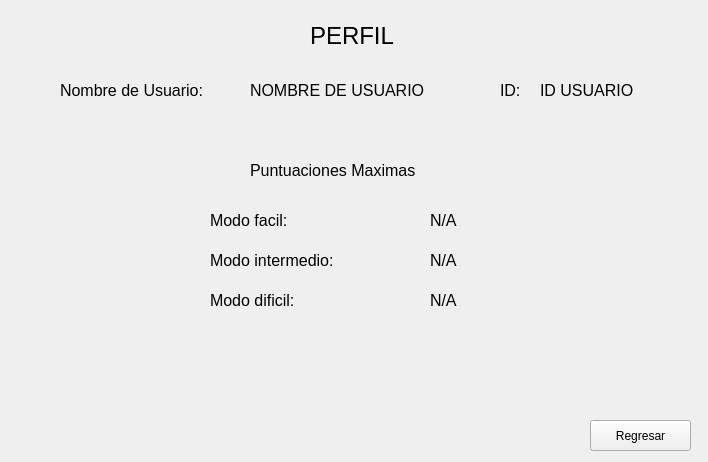
<?xml version="1.0" encoding="UTF-8"?>
<ui version="4.0">
 <class>FrmPerfilUsuario</class>
 <widget class="QWidget" name="FrmPerfilUsuario">
  <property name="geometry">
   <rect>
    <x>0</x>
    <y>0</y>
    <width>708</width>
    <height>462</height>
   </rect>
  </property>
  <property name="windowTitle">
   <string>Form</string>
  </property>
  <widget class="QLabel" name="label">
   <property name="geometry">
    <rect>
     <x>310</x>
     <y>10</y>
     <width>91</width>
     <height>51</height>
    </rect>
   </property>
   <property name="font">
    <font>
     <pointsize>18</pointsize>
    </font>
   </property>
   <property name="text">
    <string>PERFIL</string>
   </property>
  </widget>
  <widget class="QLabel" name="label_2">
   <property name="geometry">
    <rect>
     <x>60</x>
     <y>80</y>
     <width>191</width>
     <height>20</height>
    </rect>
   </property>
   <property name="font">
    <font>
     <pointsize>12</pointsize>
    </font>
   </property>
   <property name="text">
    <string>Nombre de Usuario: </string>
   </property>
  </widget>
  <widget class="QLabel" name="label_3">
   <property name="geometry">
    <rect>
     <x>500</x>
     <y>80</y>
     <width>41</width>
     <height>20</height>
    </rect>
   </property>
   <property name="font">
    <font>
     <pointsize>12</pointsize>
    </font>
   </property>
   <property name="text">
    <string>ID: </string>
   </property>
  </widget>
  <widget class="QLabel" name="lblNombreUsuario">
   <property name="geometry">
    <rect>
     <x>250</x>
     <y>80</y>
     <width>211</width>
     <height>20</height>
    </rect>
   </property>
   <property name="font">
    <font>
     <pointsize>12</pointsize>
    </font>
   </property>
   <property name="text">
    <string>NOMBRE DE USUARIO</string>
   </property>
  </widget>
  <widget class="QLabel" name="lblId">
   <property name="geometry">
    <rect>
     <x>540</x>
     <y>80</y>
     <width>111</width>
     <height>20</height>
    </rect>
   </property>
   <property name="font">
    <font>
     <pointsize>12</pointsize>
    </font>
   </property>
   <property name="text">
    <string>ID USUARIO</string>
   </property>
  </widget>
  <widget class="QLabel" name="label_4">
   <property name="geometry">
    <rect>
     <x>250</x>
     <y>160</y>
     <width>211</width>
     <height>21</height>
    </rect>
   </property>
   <property name="font">
    <font>
     <pointsize>12</pointsize>
    </font>
   </property>
   <property name="text">
    <string>Puntuaciones Maximas</string>
   </property>
  </widget>
  <widget class="QLabel" name="label_5">
   <property name="geometry">
    <rect>
     <x>210</x>
     <y>210</y>
     <width>101</width>
     <height>20</height>
    </rect>
   </property>
   <property name="font">
    <font>
     <pointsize>12</pointsize>
    </font>
   </property>
   <property name="text">
    <string>Modo facil:</string>
   </property>
  </widget>
  <widget class="QLabel" name="label_6">
   <property name="geometry">
    <rect>
     <x>210</x>
     <y>250</y>
     <width>171</width>
     <height>20</height>
    </rect>
   </property>
   <property name="font">
    <font>
     <pointsize>12</pointsize>
    </font>
   </property>
   <property name="text">
    <string>Modo intermedio:</string>
   </property>
  </widget>
  <widget class="QLabel" name="label_7">
   <property name="geometry">
    <rect>
     <x>210</x>
     <y>290</y>
     <width>121</width>
     <height>20</height>
    </rect>
   </property>
   <property name="font">
    <font>
     <pointsize>12</pointsize>
    </font>
   </property>
   <property name="text">
    <string>Modo dificil:</string>
   </property>
  </widget>
  <widget class="QLabel" name="lblFacil">
   <property name="geometry">
    <rect>
     <x>430</x>
     <y>210</y>
     <width>41</width>
     <height>20</height>
    </rect>
   </property>
   <property name="font">
    <font>
     <pointsize>12</pointsize>
    </font>
   </property>
   <property name="text">
    <string>N/A</string>
   </property>
  </widget>
  <widget class="QLabel" name="lblIntermedio">
   <property name="geometry">
    <rect>
     <x>430</x>
     <y>250</y>
     <width>41</width>
     <height>20</height>
    </rect>
   </property>
   <property name="font">
    <font>
     <pointsize>12</pointsize>
    </font>
   </property>
   <property name="text">
    <string>N/A</string>
   </property>
  </widget>
  <widget class="QLabel" name="lblDificil">
   <property name="geometry">
    <rect>
     <x>430</x>
     <y>290</y>
     <width>41</width>
     <height>20</height>
    </rect>
   </property>
   <property name="font">
    <font>
     <pointsize>12</pointsize>
    </font>
   </property>
   <property name="text">
    <string>N/A</string>
   </property>
  </widget>
  <widget class="QPushButton" name="btnSalir">
   <property name="geometry">
    <rect>
     <x>590</x>
     <y>420</y>
     <width>101</width>
     <height>31</height>
    </rect>
   </property>
   <property name="text">
    <string>Regresar</string>
   </property>
  </widget>
 </widget>
 <resources/>
 <connections/>
</ui>
